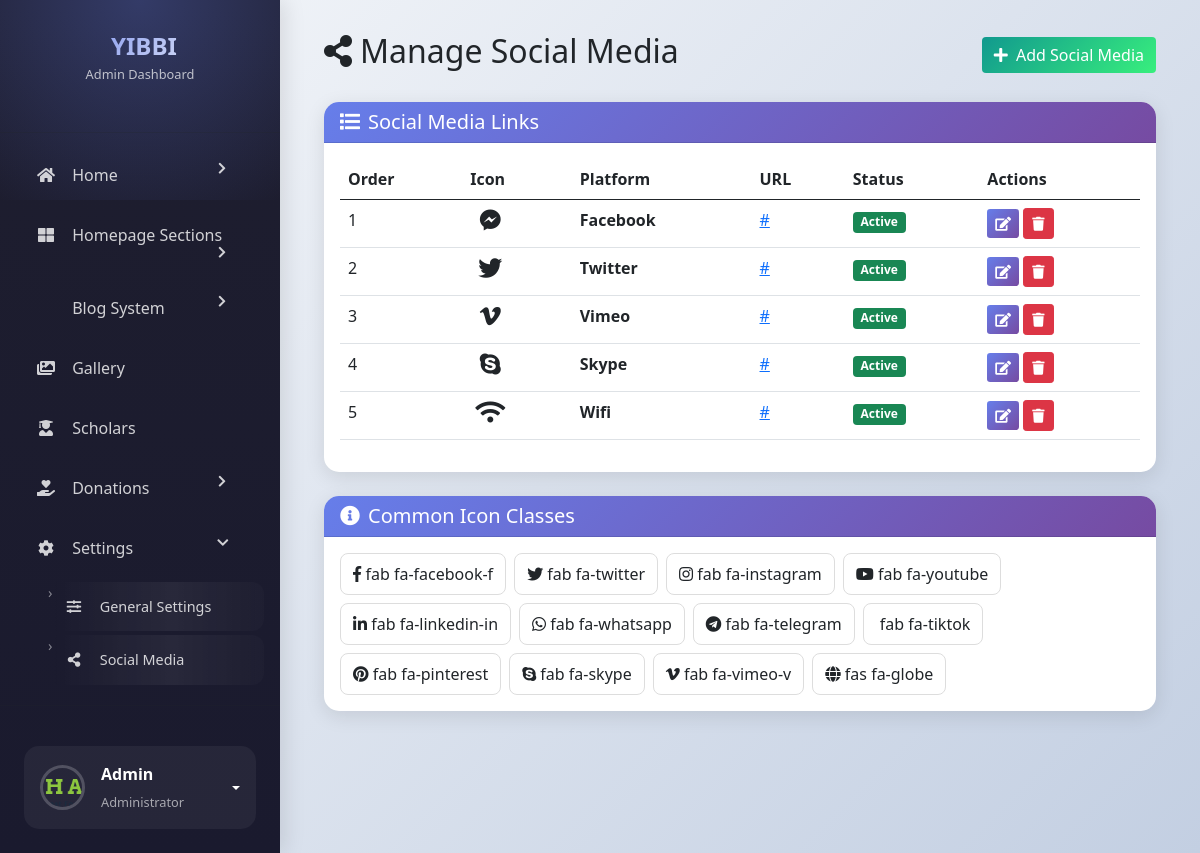
/admin/manage_social_media.php (signed in), run on the app's committed database.
### tables this page shows
CREATE TABLE `social_media` (
  `id` int(11) NOT NULL AUTO_INCREMENT,
  `platform` varchar(50) NOT NULL,
  `icon_class` varchar(50) NOT NULL,
  `url` varchar(255) NOT NULL,
  `is_active` tinyint(1) NOT NULL DEFAULT 1,
  `order_index` int(11) NOT NULL DEFAULT 0,
  PRIMARY KEY (`id`)
);

### admin/manage_social_media.php (the view, shortened to what this page needs)
<?php
require_once 'auth_check.php';
$socialMedia = $conn->query("SELECT * FROM social_media ORDER BY order_index ASC");
?>
<!DOCTYPE html>
<html lang="en">
<head>
    <link rel="stylesheet" href="../assets/css/bootstrap.min.css">
    <link rel="stylesheet" href="../assets/css/all.min.css">
</head>
<body>
    <div class="d-flex">
        <?php include 'includes/sidebar.php'; ?>
        <div class="main-content flex-grow-1">
            <div class="container-fluid">
                <div class="d-flex justify-content-between align-items-center mb-4">
                    <h2><i class="fas fa-share-alt me-2"></i>Manage Social Media</h2>
                    <button class="btn btn-success" data-bs-toggle="modal" data-bs-target="#socialModal" onclick="resetForm()">
                        <i class="fas fa-plus me-1"></i> Add Social Media
                    </button>
                </div>
                <div class="card">
                    <div class="card-header"><h5 class="mb-0"><i class="fas fa-list me-2"></i>Social Media Links</h5></div>
                    <div class="card-body">
                        <div class="table-responsive">
                            <table class="table table-hover">
                                <thead>
                                    <tr>
                                        <th>Order</th>
                                        <th>Icon</th>
                                        <th>Platform</th>
                                        <th>URL</th>
                                        <th>Status</th>
                                        <th>Actions</th>
                                    </tr>
                                </thead>
                                <tbody>
                                    <?php while ($social = $socialMedia->fetch_assoc()): ?>
                                    <tr>
                                        <td><?php echo $social['order_index']; ?></td>
                                        <td><i class="<?php echo htmlspecialchars($social['icon_class']); ?> icon-preview"></i></td>
                                        <td><strong><?php echo htmlspecialchars($social['platform']); ?></strong></td>
                                        <td><a href="<?php echo htmlspecialchars($social['url']); ?>" target="_blank"><?php echo htmlspecialchars($social['url']); ?></a></td>
                                        <td>
                                            <?php echo $social['is_active'] ? '<span class="badge bg-success">Active</span>' : '<span class="badge bg-secondary">Inactive</span>'; ?>
                                        </td>
                                        <td>
                                            <button class="btn btn-sm btn-primary" onclick='editSocial(<?php echo json_encode($social); ?>)'>
                                                <i class="fas fa-edit"></i>
                                            </button>
                                            <a href="?delete=<?php echo $social['id']; ?>" class="btn btn-sm btn-danger" onclick="return confirm('Delete?')">
                                                <i class="fas fa-trash"></i>
                                            </a>
                                        </td>
                                    </tr>
                                    <?php endwhile; ?>
                                </tbody>
                            </table>
                        </div>
                    </div>
                </div>
                <div class="card mt-4">
                    <div class="card-header"><h5 class="mb-0"><i class="fas fa-info-circle me-2"></i>Common Icon Classes</h5></div>
                    <div class="card-body">
                        <div class="icon-list">
                            <span class="icon-item" onclick="selectIcon('fab fa-facebook-f')"><i class="fab fa-facebook-f"></i> fab fa-facebook-f</span>
                            <span class="icon-item" onclick="selectIcon('fab fa-twitter')"><i class="fab fa-twitter"></i> fab fa-twitter</span>
                            <span class="icon-item" onclick="selectIcon('fab fa-instagram')"><i class="fab fa-instagram"></i> fab fa-instagram</span>
                            <span class="icon-item" onclick="selectIcon('fab fa-youtube')"><i class="fab fa-youtube"></i> fab fa-youtube</span>
                            <span class="icon-item" onclick="selectIcon('fab fa-linkedin-in')"><i class="fab fa-linkedin-in"></i> fab fa-linkedin-in</span>
                            <span class="icon-item" onclick="selectIcon('fab fa-whatsapp')"><i class="fab fa-whatsapp"></i> fab fa-whatsapp</span>
                            <span class="icon-item" onclick="selectIcon('fab fa-telegram')"><i class="fab fa-telegram"></i> fab fa-telegram</span>
                            <span class="icon-item" onclick="selectIcon('fab fa-tiktok')"><i class="fab fa-tiktok"></i> fab fa-tiktok</span>
                            <span class="icon-item" onclick="selectIcon('fab fa-pinterest')"><i class="fab fa-pinterest"></i> fab fa-pinterest</span>
                            <span class="icon-item" onclick="selectIcon('fab fa-skype')"><i class="fab fa-skype"></i> fab fa-skype</span>
                            <span class="icon-item" onclick="selectIcon('fab fa-vimeo-v')"><i class="fab fa-vimeo-v"></i> fab fa-vimeo-v</span>
                            <span class="icon-item" onclick="selectIcon('fas fa-globe')"><i class="fas fa-globe"></i> fas fa-globe</span>
                        </div>
                    </div>
                </div>
            </div>
        </div>
    </div>
</body>
</html>

### admin/manage_social_media.php (style rules this page uses)
:root { --sidebar-bg: linear-gradient(180deg, #1e1e2f 0%, #1a1a2e 100%); }
body { font-family: 'Segoe UI', sans-serif; background: linear-gradient(135deg, #f5f7fa 0%, #c3cfe2 100%); min-height: 100vh; }
.main-content { padding: 2rem; }
.card { border: none; border-radius: 15px; box-shadow: 0 5px 20px rgba(0,0,0,0.1); }
.card-header { background: linear-gradient(135deg, #667eea 0%, #764ba2 100%); color: white; border-radius: 15px 15px 0 0 !important; }
.btn-primary { background: linear-gradient(135deg, #667eea 0%, #764ba2 100%); border: none; }
.btn-success { background: linear-gradient(135deg, #11998e 0%, #38ef7d 100%); border: none; }
.icon-preview { font-size: 1.5rem; width: 40px; text-align: center; }
.icon-list { display: flex; flex-wrap: wrap; gap: 8px; max-height: 200px; overflow-y: auto; }
.icon-item { padding: 8px 12px; border: 1px solid #ddd; border-radius: 8px; cursor: pointer; transition: all 0.2s; }

### data on the page
social_media: order_index "1", platform "Facebook", url "#", is_active "Active"
social_media: order_index "2", platform "Twitter", url "#", is_active "Active"
social_media: order_index "3", platform "Vimeo", url "#", is_active "Active"
social_media: order_index "4", platform "Skype", url "#", is_active "Active"
social_media: order_index "5", platform "Wifi", url "#", is_active "Active"
